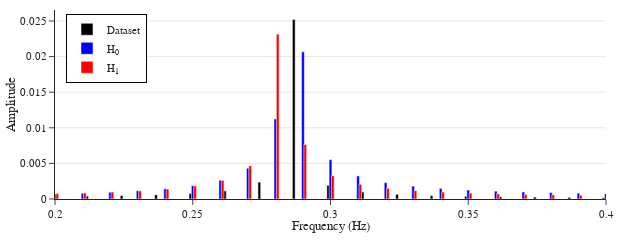

The cell this chart's notebook holds for it:
### Code cell
dt = 0.1
fs = 1/dt

fig = go.Figure()
fig.add_trace(go.Scatter(x=freq, y=spec, mode="lines"))
fig.update_layout(
    xaxis_title="Frequency [Hz]",
    yaxis_title="Amplitude"
)
fig = go.Figure()
colors = iter(default_colors)# iter(['Black','Blue','Red','Green','Purple','Yellow'])
colors = iter(['Black','Blue','Red'])
for i, key in enumerate(show_model_list):
    color_i = next(colors)
    
    N = len(models[key]['vorticity'].mean(dim=-1))
    freq = np.fft.rfftfreq(N, d=1/fs)
    spec = np.abs(np.fft.rfft(models[key]['vorticity'].mean(dim=-1))) / N
    fig.add_trace(go.Bar(x=freq, y=spec, name=names[i], legendgroup=key, marker_color=color_i, width= 0.001,)) #, mode='lines', line=dict(color=color_i, width=1)
fig.update_layout(
    font=font, template=template, plot_bgcolor='rgba(0,0,0,0)', showlegend=True,
    width=px_width, height = px_width/3, margin=dict(l=10, r=10, t=10, b=10),
    xaxis={'title_text':"Frequency (Hz)", 'title_standoff':1, 'range':[0.2,0.4]}, 
    yaxis={'title_text':"Amplitude", 'title_standoff':1, 'showgrid':True,},
    barmode="group", bargap=0.001, 
    legend=dict(#itemsizing="constant",   # keep legend markers same size as trace
        x=0.02, y=0.98, xanchor="left", yanchor="top",
        orientation='v', tracegroupgap=0, yref="paper", #xref="container",
        bgcolor="rgba(255,255,255,1.0)", entrywidth=0.3, entrywidthmode='fraction',
        bordercolor="black",
        borderwidth=1
    )
)
fig.show()
fig.write_image(f"{figure_path}/MNO_Cylinder_vorticity_freq.pdf")

### Figure 1 — Plotly figure (JSON) as saved in the notebook; plotly's stock layout.template omitted (floating-point values rounded to 4 significant figures; data arrays with more than 128 entries replaced by an {"elided": "..."} marker saying what was removed)
{"data": [{"legendgroup": "Dataset", "marker": {"color": "Black"}, "name": "Dataset", "type": "bar", "width": 0.001, "x": {"elided": "401 float values"}, "y": {"elided": "401 float values"}}, {"legendgroup": "H0_xy1", "marker": {"color": "Blue"}, "name": "H<sub>0</sub>", "type": "bar", "width": 0.001, "x": {"elided": "501 float values"}, "y": {"elided": "501 float values"}}, {"legendgroup": "restful-sweep-2", "marker": {"color": "Red"}, "name": "H<sub>1</sub>", "type": "bar", "width": 0.001, "x": {"elided": "501 float values"}, "y": {"elided": "501 float values"}}], "layout": {"bargap": 0.001, "barmode": "group", "font": {"family": "Times New Roman", "size": 11}, "height": 208, "legend": {"bgcolor": "rgba(255,255,255,1.0)", "bordercolor": "black", "borderwidth": 1, "entrywidth": 0.3, "entrywidthmode": "fraction", "orientation": "v", "tracegroupgap": 0, "x": 0.02, "xanchor": "left", "y": 0.98, "yanchor": "top", "yref": "paper"}, "margin": {"b": 10, "l": 10, "r": 10, "t": 10}, "plot_bgcolor": "rgba(0,0,0,0)", "showlegend": true, "width": 624, "xaxis": {"range": [0.2, 0.4], "title": {"standoff": 1, "text": "Frequency (Hz)"}}, "yaxis": {"showgrid": true, "title": {"standoff": 1, "text": "Amplitude"}}}}
